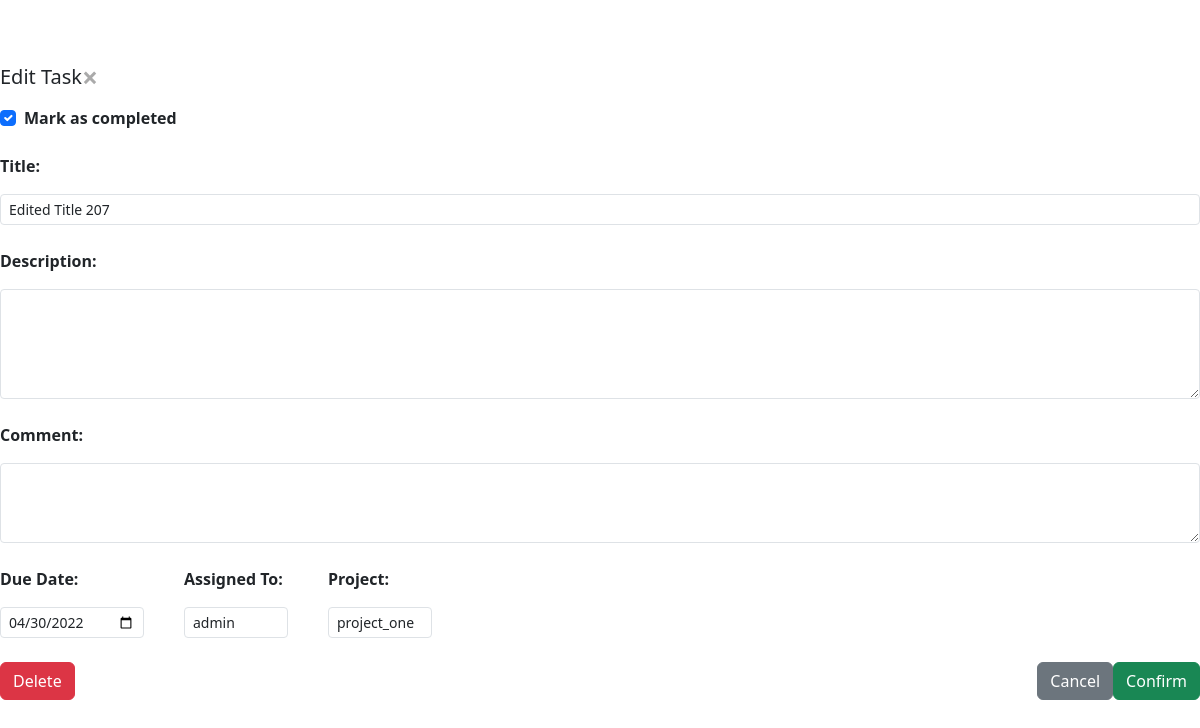
Page /edit_task/15/ (signed in) on the earlier database version.
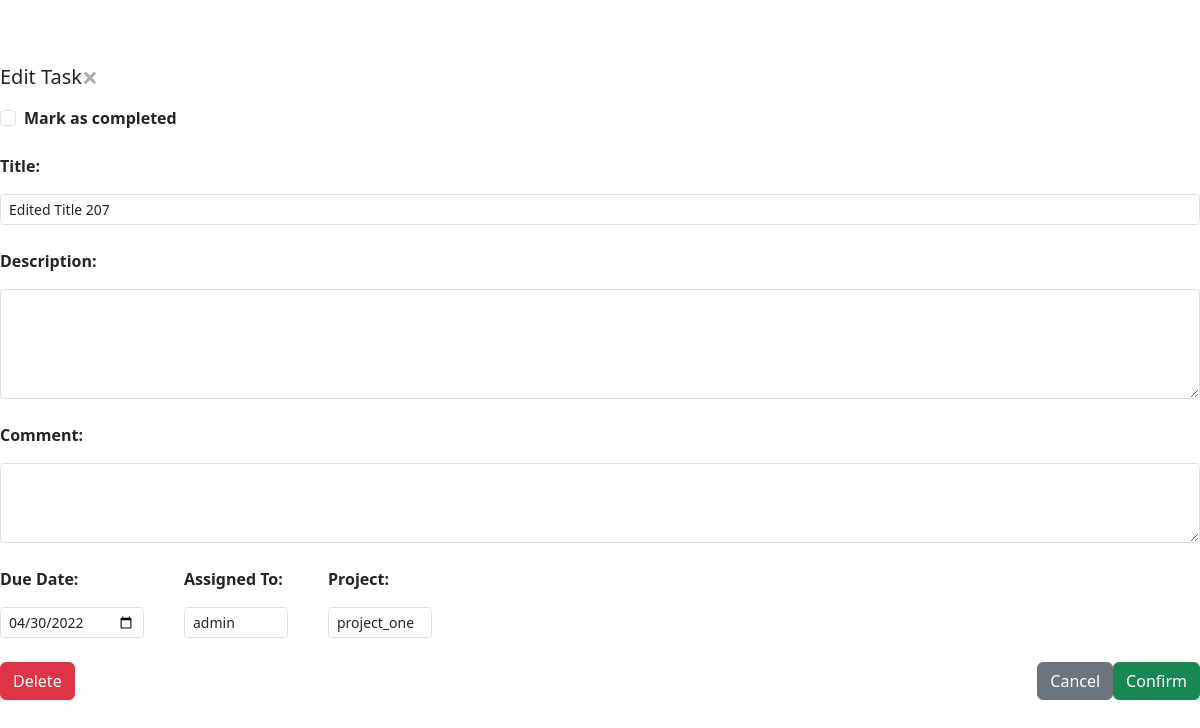
Same page on the later database version.
### todo_apps/models.py (models this page shows, shortened)
class Task(models.Model):
    text_title = models.CharField(max_length=200)
    text_desc = models.TextField(max_length=10000, blank=True, null=True,)
    date_added = models.DateTimeField(auto_now_add=True)
    owner = models.ForeignKey(User, on_delete=models.CASCADE)
    comment = models.TextField(max_length=10000, blank=True, null=True)
    date_due = models.DateField()
    status = models.BooleanField(default=False)
    project = models.ForeignKey(Project, on_delete=models.CASCADE, blank=True, null=True)

### todo_apps/views.py (the view)
# urls.py: path('edit_task/<int:task_id>/', views.edit_task, name="edit_task"),
@login_required
def edit_task(request, task_id):
    task = Task.objects.get(id=task_id)
    if request.method != 'POST':
        form = TaskForm(instance=task)
    else:
        form = TaskForm(instance=task, data=request.POST)
        if form.is_valid():
            edit_task = form.save(commit=False)
            edit_task.project = Project.objects.get(assigned_users=request.user)
            edit_task.save()
    context = {'task': task, "form": form}
    return render(request, 'todo_apps/edit_task.html', context)

### todo_apps/forms.py
class TaskForm(forms.ModelForm):
    class Meta:
        model = Task
        fields = ['text_title', 'text_desc', 'comment', 'date_due', 'owner', 'status', 'project']
        labels = {'text_title': 'Title', 'text_desc': 'Description', 'comment': 'Comment', 'date_due': 'Due date', 'owner': 'Owner', 'status': 'Status', 'project': 'Project'}

### todo_apps/models.py (called while the page is built)
    def __str__(self):
        return self.project_title

### todo_apps/templates/todo_apps/edit_task.html (shortened to what this page needs)
{% load bootstrap5 %}
{% load static %}
{% bootstrap_css %}
{% load widget_tweaks %}
<html lang="en">
  <head>
    <link rel="stylesheet" href="{% static 'css/style.css' %}">
  </head>
    <form hx-post="{% url 'todo_apps:edit_task'  task.id %}">
        <div class="modal-header">
          <h5 class="modal-title">Edit Task</h5>
          <span class="closeX">&times;</span>
        </div>
        <div class="modal-body overflow-auto pb-4">
          <div class="form-check mt-2">
            <strong>Mark as completed</strong>
            {% render_field form.status|attr:"type:checkbox" class="form-check-input" id="flexCheckDefault"  %}
          </div>
            <div class="form-group mt-4">
              <strong>Title: </strong>
              {% render_field form.text_title class="form-control mt-3 form-control-sm" style="max-height: 150px;" %}
            </div>
            <div class="form-group mt-4">
              <strong>Description: </strong>
              {% render_field form.text_desc class="form-control mt-3 form-control-sm" style="max-height: 110px;" %}
            </div>
            <div class="form-group mt-4">
              <strong>Comment: </strong>
              {% render_field form.comment class="form-control mt-3 form-control-sm" style="max-height: 80px;" %}
            </div>
            <div class="d-flex bd-highlight">
            <div class="form-group mt-4 bd-highlight">
              <strong>Due Date: </strong>
              {% render_field form.date_due|attr:"type:date" class="form-control mt-3 form-control-sm" style="max-width: 150px;" %}
            </div>
            <div class="form-group mt-4 bd-highlight" style="margin-left: 2.5rem;">
              <strong>Assigned To: </strong>
              {% render_field form.owner|attr:"select" class="form-control mt-3 form-control-sm" %}
            </div>
            {% if request.user.is_superuser %}
            <div class="form-group mt-4 bd-highlight" style="margin-left: 2.5rem;">
              <strong>Project: </strong>
              {% render_field form.project|attr:"select" class="form-control mt-3 form-control-sm" %}
            </div>
            {% endif %}
            </div>
        </div>
        <div class="modal-footer d-flex bd-highlight">
            <div class="flex-grow-1 bd-highlight">
              <button class="btn btn-danger" id="delete-task-prevent">Delete</button>
            </div>
            <div class="bd-highlight">
                <button class="d-inline btn btn-secondary" id="cancel-task">Cancel</button>
            </div>
            <div class="bd-highlight">
                <button class="d-inline btn btn-success" id="save-edit-task" type="submit">Confirm</button>
            </div>
        </div>
      </form>

Differences in the rows shown:
changed Task "Edited Title 207": status "☑" → "☐"
